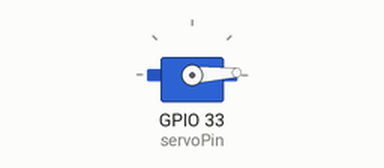
Simulated run of this sketch. Board: ESP32. On the bench: servo.

Above: at 0.05 s.
At 1.3 s:
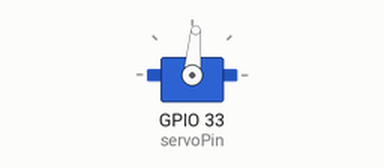
At 2.6 s:
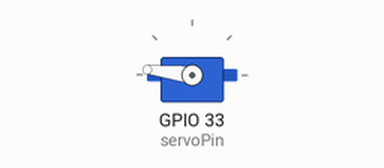
At 5.2 s:
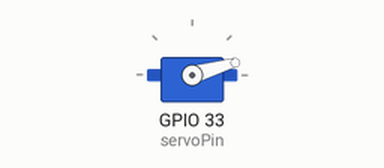
Timing chart, 0 to 7.1 s (numbered marks = the images above):
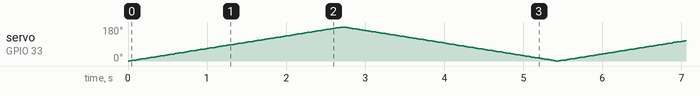

The sketch:

servotest.ino
```cpp
#include <ESP32Servo.h>

#define servoPin 33
Servo servo;
int pos = 0;

void setup() {
    ESP32PWM::allocateTimer(0);
    ESP32PWM::allocateTimer(1);
    ESP32PWM::allocateTimer(2);
    ESP32PWM::allocateTimer(3);
    servo.setPeriodHertz(50);
    servo.attach(servoPin, 500, 2400);
}

void loop() {
    for (pos = 0; pos <= 180; pos += 1) { // goes from 0 degrees to 180 degrees
    // in steps of 1 degree
    servo.write(pos);    // tell servo to go to position in variable 'pos'
    delay(15);             // waits 15ms for the servo to reach the position
    }
    for (pos = 180; pos >= 0; pos -= 1) { // goes from 180 degrees to 0 degrees
      servo.write(pos);    // tell servo to go to position in variable 'pos'
      delay(15);             // waits 15ms for the servo to reach the position
    }
}
```
